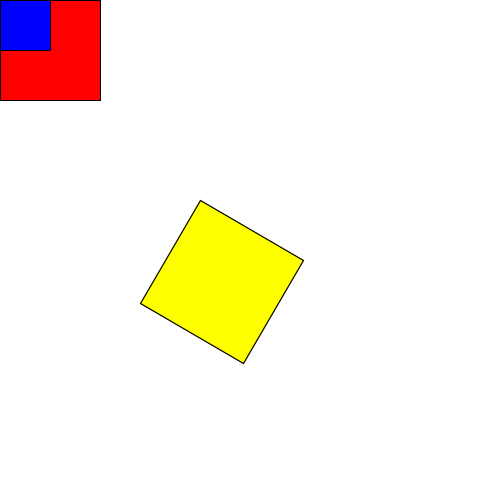
Frame 1 (no input)
Frame 60 (the mouse pressed at the canvas centre just before this capture): identical to frame 1, image omitted
Frame 120 (the mouse held since frame 60 and released just before this capture): identical to frame 1, image omitted

The Processing sketch that drew this single still picture (run headless with seeded random() and noise(); from frame 60 on, the mouse is pressed at the canvas centre):

// Processing sketch: sketch1
// ── sketch1.pde
void setup(){
  size(500,500);
  smooth();
  background(255);
  
  fill(255,0,0);
  rect(0,0,100,100);
  
  pushMatrix();
  
  translate(200,200);
  rotate(radians(30));
  scale(1.2);
  fill(255,255,0);
  rect(0,0,100,100);
  
  popMatrix();
  
  fill(0,0,255);
  rect(0,0,50,50);
}
  
void draw(){
  //background(255);
  
  
}
